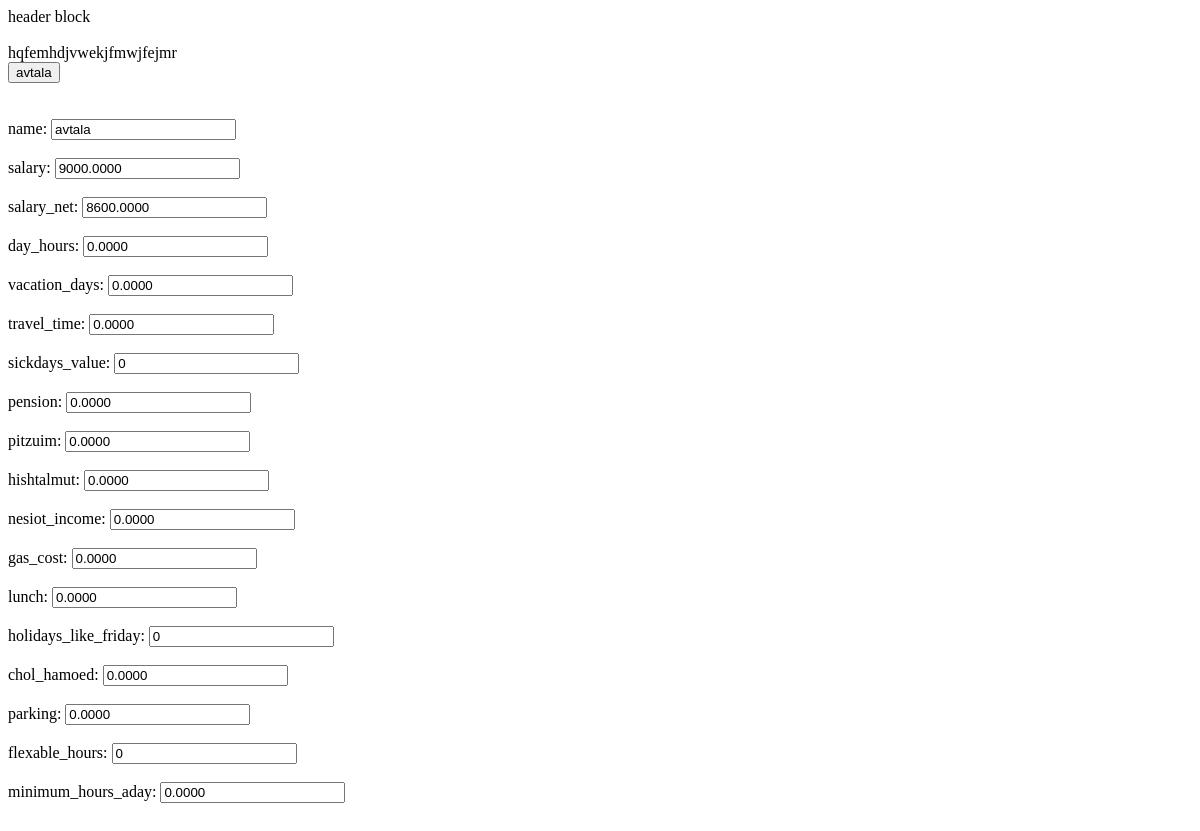
The page /salary/compare on the database as committed earlier.
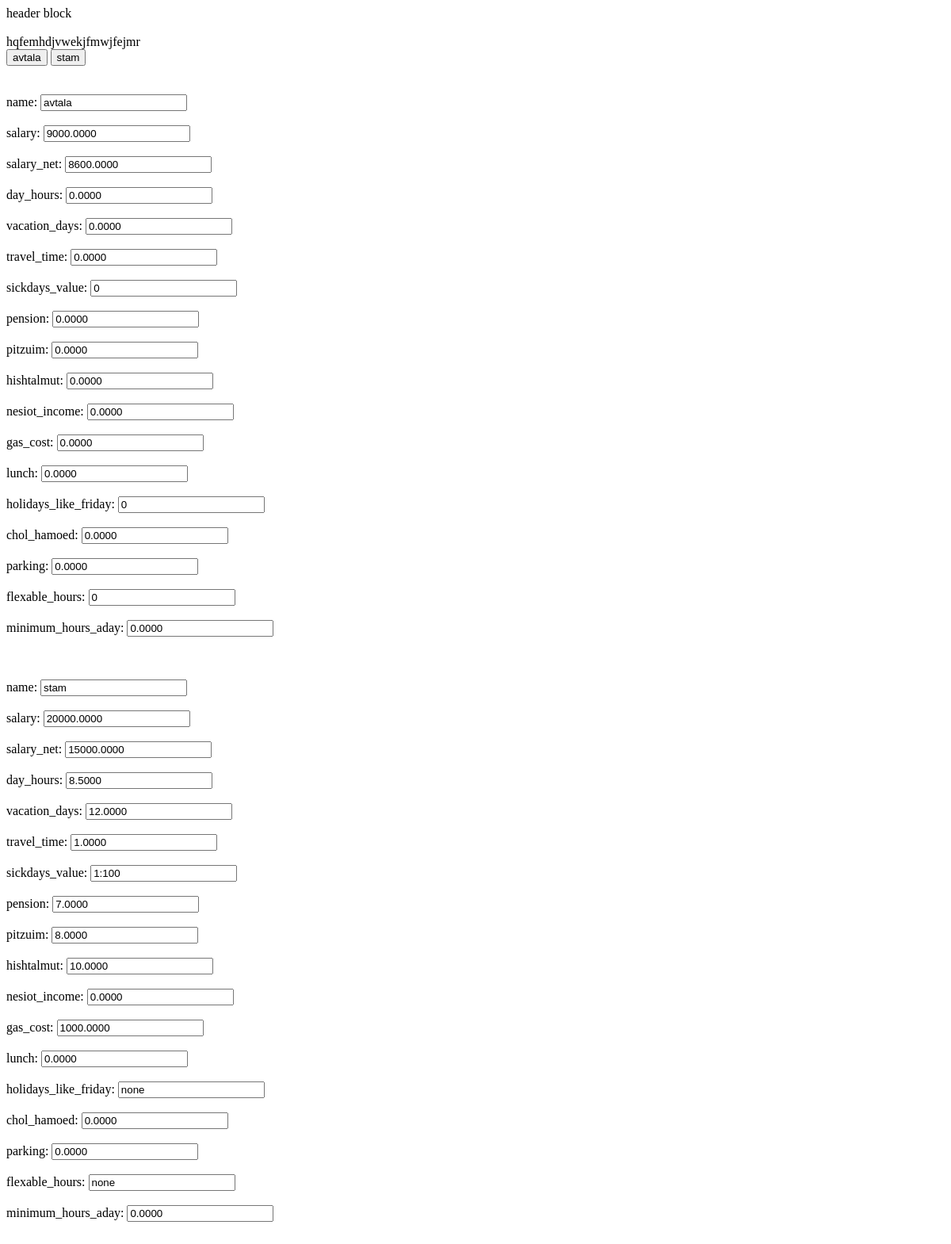
The same page on the database as committed later.
### calculator/models.py (models this page shows, shortened)
class Salary(models.Model):
    HELP_CODE = 'needs to change'
    name = models.CharField(max_length=128, help_text=HELP_CODE)
    salary = models.DecimalField(default=0.0, max_digits=20, decimal_places=4, help_text=HELP_CODE)
    salary_net = models.DecimalField(default=0.0, max_digits=20, decimal_places=4, help_text=HELP_CODE)
    day_hours = models.DecimalField(default=0.0, max_digits=20, decimal_places=4, help_text=HELP_CODE)
    vacation_days = models.DecimalField(default=0.0, max_digits=20, decimal_places=4, help_text=HELP_CODE)
    travel_time = models.DecimalField(default=0.0, max_digits=20, decimal_places=4, help_text=HELP_CODE)
    sickdays_value = models.CharField(max_length=128, help_text=HELP_CODE)
    pension = models.DecimalField(default=0.0, max_digits=20, decimal_places=4, help_text=HELP_CODE)
    pitzuim = models.DecimalField(default=0.0, max_digits=20, decimal_places=4, help_text=HELP_CODE)
    hishtalmut = models.DecimalField(default=0.0, max_digits=20, decimal_places=4, help_text=HELP_CODE)
    nesiot_income = models.DecimalField(default=0.0, max_digits=20, decimal_places=4, help_text=HELP_CODE)
    gas_cost = models.DecimalField(default=0.0, max_digits=20, decimal_places=4, help_text=HELP_CODE)
    lunch = models.DecimalField(default=0.0, max_digits=20, decimal_places=4, help_text=HELP_CODE)
    holidays_like_friday = models.CharField(max_length=128, help_text=HELP_CODE)
    chol_hamoed = models.DecimalField(default=0.0, max_digits=20, decimal_places=4, help_text=HELP_CODE)
    minimum_hours_aday = models.DecimalField(default=0.0, max_digits=20, decimal_places=4, help_text=HELP_CODE)
    parking = models.DecimalField(default=0.0, max_digits=20, decimal_places=4, help_text=HELP_CODE)
    flexable_hours = models.CharField(max_length=128, help_text=HELP_CODE)

### calculator/views.py (the view)
# urls.py: path('compare',  views.compare, name="compare"),
def compare(request):
    salaries = Salary.objects.all()
    context = {"salaries": salaries}
    return render(request, 'compare.html', context)

### calculator/templates/compare.html (shortened to what this page needs)
{% extends "base.html" %}
{% block head %}
<link rel="stylesheet" href='/static/compare.css'>
{% endblock head%}
{% block content %}
<br>
hqfemhdjvwekjfmwjfejmr
<div class="tab">
  {% for salary in salaries %}
  <button class="tablinks active" onclick="openCity(event, '{{salary.name}}')">{{salary.name}}</button>
  {% endfor %}
</div>
<div>
{% for salary in salaries %}
<br><br>
<label for="fname">name:</label>
<input type="text" id="name" name="name" value="{{salary.name}}" readonly ><br><br>
<label for="fname">salary:</label>
<input type="number" id="salary" name="salary" value={{salary.salary}} readonly ><br><br>
  <label for="fname">salary_net:</label>
<input type="number" id="salary_net" name="salary_net" value={{salary.salary_net}} readonly ><br><br>
  <label for="fname">day_hours:</label>
<input type="number" id="day_hours" name="day_hours" value={{salary.day_hours}} readonly ><br><br>
  <label for="fname">vacation_days:</label>
<input type="number" id="vacation_days" name="vacation_days" value={{salary.vacation_days}} readonly ><br><br>
    <label for="fname">travel_time:</label>
<input type="number" id="travel_time" name="travel_time" value={{salary.travel_time}} readonly ><br><br>
    <label for="fname">sickdays_value:</label>
    <input type="text" id="sickdays_value" name="sickdays_value" value="{{salary.sickdays_value}}" readonly ><br><br>
    <label for="fname">pension:</label>
<input type="number" id="pension" name="pension" value={{salary.pension}} readonly ><br><br>
    <label for="fname">pitzuim:</label>
<input type="number" id="pitzuim" name="pitzuim" value={{salary.pitzuim}} readonly ><br><br>
    <label for="fname">hishtalmut:</label>
<input type="number" id="hishtalmut" name="hishtalmut" value={{salary.hishtalmut}} readonly ><br><br>
    <label for="fname">nesiot_income:</label>
<input type="number" id="nesiot_income" name="nesiot_income" value={{salary.nesiot_income}} readonly ><br><br>
    <label for="fname">gas_cost:</label>
<input type="number" id="gas_cost" name="gas_cost" value={{salary.gas_cost}} readonly ><br><br>
    <label for="fname">lunch:</label>
<input type="number" id="lunch" name="lunch" value={{salary.lunch}} readonly ><br><br>
    <label for="fname">holidays_like_friday:</label>
<input type="text" id="holidays_like_friday" name="holidays_like_friday" value="{{salary.holidays_like_friday}}" readonly ><br><br>
    <label for="fname">chol_hamoed:</label>
<input type="number" id="chol_hamoed" name="chol_hamoed" value={{salary.chol_hamoed}} readonly ><br><br>
<label for="fname">parking:</label>
<input type="number" id="parking" name="parking" value={{salary.parking}} readonly ><br><br>
<label for="fname">flexable_hours:</label>
<input type="text" id="flexable_hours" name="flexable_hours" value="{{salary.flexable_hours}}" readonly ><br><br>
<label for="fname">minimum_hours_aday:</label>
<input type="number" id="minimum_hours_aday" name="minimum_hours_aday" value={{salary.minimum_hours_aday}} readonly ><br><br>
</div>
  {% endfor %}
<br><br>
{% endblock content %}

Rows that differ between the two databases and show on the page:
added Salary: name "stam", salary "20000.0000", salary_net "15000.0000", day_hours "8.5000", vacation_days "12.0000", travel_time "1.0000", sickdays_value "1:100", pension "7.0000", pitzuim "8.0000", hishtalmut "10.0000", nesiot_income "0.0000", gas_cost "1000.0000", lunch "0.0000", holidays_like_friday "none", chol_hamoed "0.0000", parking "0.0000", flexable_hours "none", minimum_hours_aday "0.0000"
